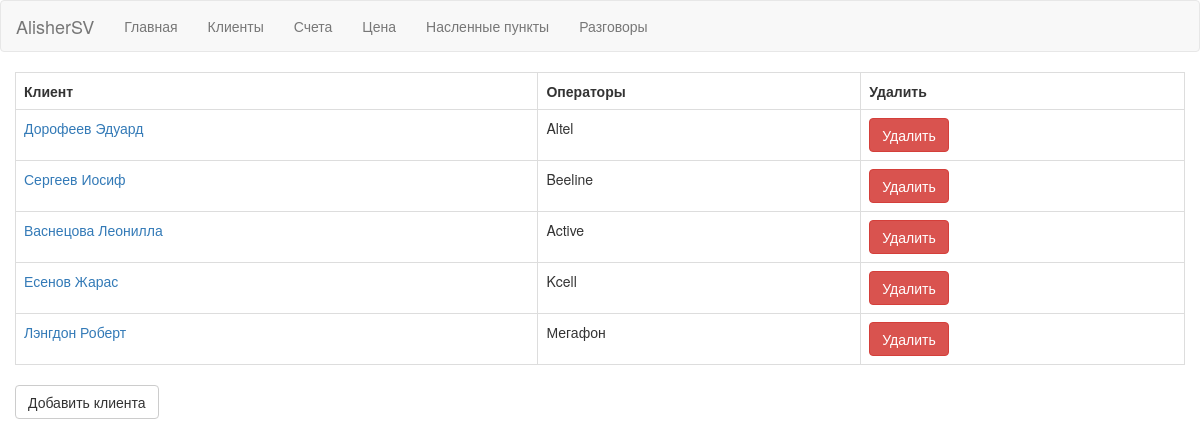
Screenshot of /Svyaz_Project/clients.php with the database file from the repository.
### tables this page shows
CREATE TABLE alisher_clients (
  client_id int(11) UNSIGNED NOT NULL,
  client_name varchar(50) NOT NULL,
  registration_date date NOT NULL,
  address varchar(255) NOT NULL,
  oper_id int(11) UNSIGNED NOT NULL,
  PRIMARY KEY (client_id)
);

CREATE TABLE alisher_oper (
  oper_id int(11) UNSIGNED NOT NULL AUTO_INCREMENT,
  oper_name varchar(255) NOT NULL,
  PRIMARY KEY (oper_id)
);

### Svyaz_Project/api.php (called while the page is built, shortened)
<?php
function getAllClients($db) {
$sql= "SELECT * FROM alisher_clients
       INNER JOIN alisher_oper on alisher_clients.oper_id = alisher_oper.oper_id";
$result = array();
$stmt = $db->prepare($sql);
$stmt->execute();
while($row = $stmt->fetch(PDO::FETCH_ASSOC)) {
    $result[$row['client_id']] = $row;
}
return $result;
}

### Svyaz_Project/clients.php (the view, shortened to what this page needs)
<!DOCTYPE html>
<html lang="en">
<head>
<link rel="stylesheet" media="screen" href="//netdna.bootstrapcdn.com/bootstrap/3.3.4/css/bootstrap.min.css">
</head>
<body background="https://www.solidbackgrounds.com/images/3840x2160/3840x2160-cream-solid-color-background.jpg">
<header>
<nav class="navbar navbar-default" role="navigation">
    <div class="navbar-header">
        <a class="navbar-brand" href="#">AlisherSV</a>
    </div>
    <div class="collapse navbar-collapse navbar-ex1-collapse">
        <ul class="nav navbar-nav">
            <li><a href="index.php">Главная</a></li>
            <li><a href="clients.php">Клиенты</a></li>
            <li><a href="receipt.php">Счета</a></li>
            <li><a href="price.php">Цена</a></li>
            <li><a href="locality.php">Насленные пункты</a></li>
            <li><a href="phone_calls.php">Разговоры</a></li>
        </ul>
    </div>
</nav>
</header>
<div id="content">
<div class="container-fluid">
     <?php include 'db.php'; ?>
     <?php include 'api.php'; ?>
     <?php
     $clients = getAllClients($db);
     ?>
     <table class="table table-bordered">
     <tr>
     <th>Клиент</th>
     <th>Операторы</th>
     <th>Удалить</th>
     </tr>
     <?php foreach ($clients as $client) { ?>
     <tr>
    <td><a href="edit.php? client_id=<?php echo $client['client_id'];?>">
    <?php echo $client['client_name']; ?></a></td>
    <td><?php echo $client['oper_name']; ?></td>
    <td><a class="btn btn-danger" href="delete.php? client_id=<?php echo $client['client_id'];?>">Удалить</a></td>
     </tr>
     <?php } ?>
     </table>
     <button id="addButton" class="btn btn-default">Добавить клиента</button>
 </div>
</div>
</body>
</html>

### rows the page displays
alisher_clients: client_name "Дорофеев Эдуард", oper.oper_name "Altel"
alisher_clients: client_name "Сергеев Иосиф", oper.oper_name "Beeline"
alisher_clients: client_name "Васнецова Леонилла", oper.oper_name "Active"
alisher_clients: client_name "Есенов Жарас", oper.oper_name "Kcell"
alisher_clients: client_name "Лэнгдон Роберт", oper.oper_name "Мегафон"
